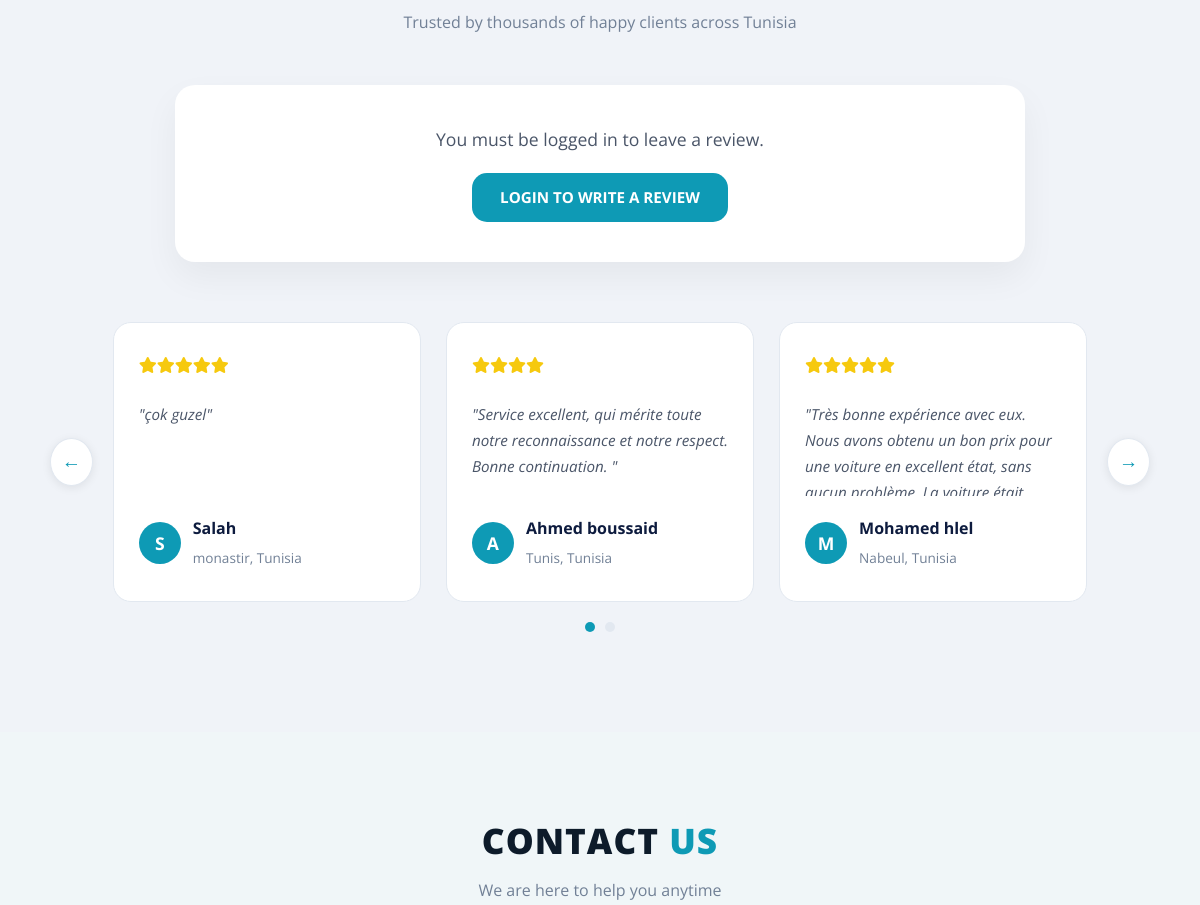
The page /home.php (middle part) on the database as committed earlier.
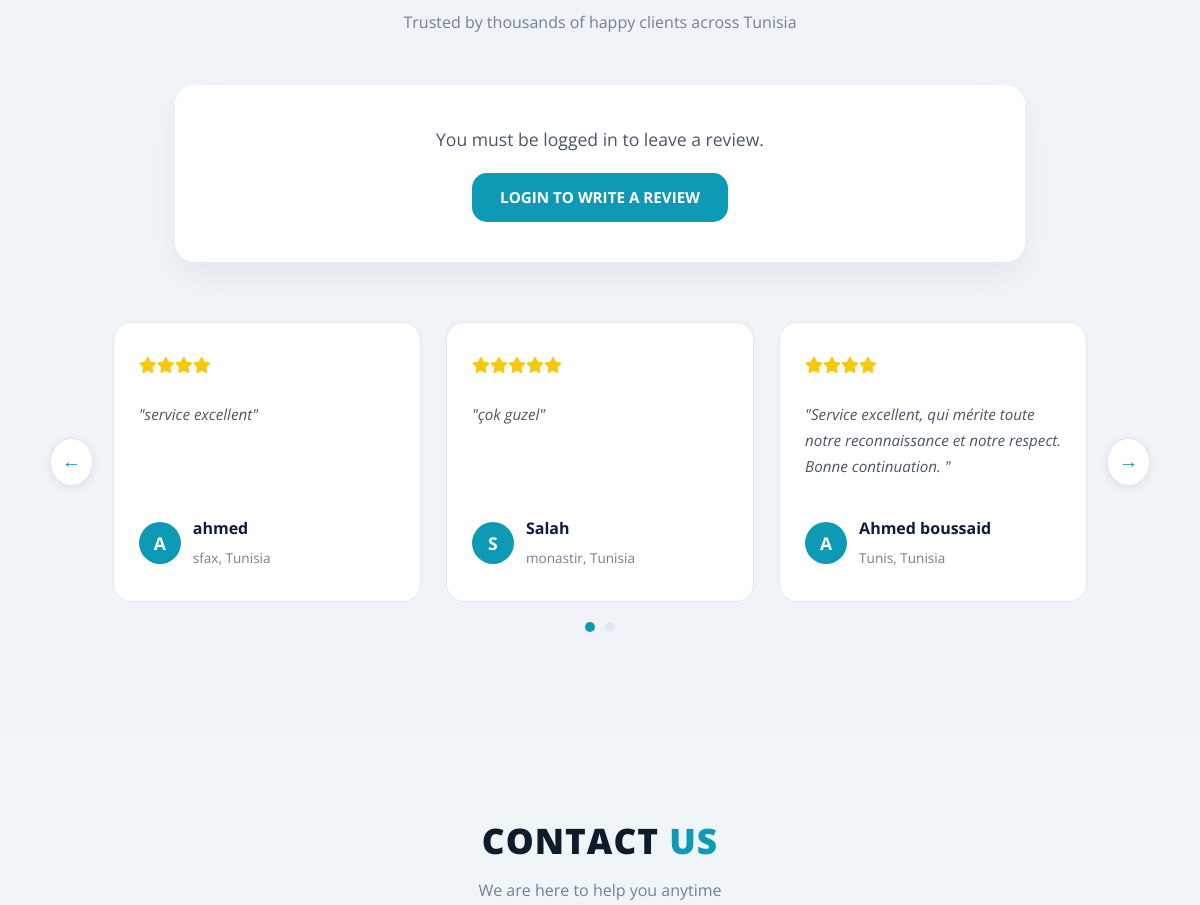
The same page on the database as committed later.
### tables this page shows
CREATE TABLE `avis` (
  `id` int(11) NOT NULL,
  `nom` varchar(100) DEFAULT NULL,
  `ville` varchar(100) DEFAULT NULL,
  `commentaire` text DEFAULT NULL,
  `note` int(11) DEFAULT NULL,
  `date_creation` timestamp NULL DEFAULT current_timestamp()
);

### home.php (the view, shortened to what this page needs)
<?php
$conn = new mysqli('localhost', 'root', '', 'locationvoitures');
?>
<!DOCTYPE html>
<html lang="en">
<head>
    <link rel="stylesheet" href="styles/home.css">
    <link rel="stylesheet" href="https://cdnjs.cloudflare.com/ajax/libs/font-awesome/6.5.0/css/all.min.css">
</head>
<body>
    <?php include 'navbar.php'; ?>
    <section class="reviews-section">
        <div class="reviews-header">
            <p>Trusted by thousands of happy clients across Tunisia</p>
        </div>
        <?php if (isset($_SESSION['user_id'])): ?>
            <form action="ajouter_avis.php" method="POST" class="custom-review-form">
                <div class="review-row">
                    <input type="text" name="nom" placeholder="Your name" class="review-input-field" required>
                    <input type="text" name="ville" placeholder="Your city" class="review-input-field" required>
                </div>
                <div class="review-row">
                    <textarea name="commentaire" placeholder="Your review..." class="review-textarea-field"
                        required></textarea>
                    <select name="note" class="review-select-field">
                        <option value="5">⭐⭐⭐⭐⭐ (Excellent)</option>
                        <option value="4">⭐⭐⭐⭐ (Very Good)</option>
                        <option value="3">⭐⭐⭐ (Average)</option>
                        <option value="2">⭐⭐ (Poor)</option>
                        <option value="1">⭐ (Terrible)</option>
                    </select>
                </div>
                <button type="submit" class="review-btn">Submit Review</button>
            </form>
        <?php else: ?>
            <div class="review-login-box">
                <p>You must be logged in to leave a review.</p>
                <a href="login.php?redirect=home.php" class="btn-fleet">Login to Write a Review</a>
            </div>
        <?php endif; ?>
        <div class="reviews-slider-wrapper">
            <button class="slider-btn" onclick="changeReview(-1)">&#8592;</button>
            <div class="reviews-slider">
                <?php
                $sqlAvis = "SELECT * FROM avis ORDER BY date_creation DESC LIMIT 9";
                $resultAvis = $conn->query($sqlAvis);
                $allAvis = [];
                if ($resultAvis && $resultAvis->num_rows > 0) {
                    while ($avis = $resultAvis->fetch_assoc()) {
                        $allAvis[] = $avis;
                    }
                }
                $groups = array_chunk($allAvis, 3);
                if (!empty($groups)) {
                    foreach ($groups as $gi => $group):
                        ?>
                        <div class="reviews-slide-group <?php echo $gi === 0 ? 'active' : ''; ?>">
                            <?php foreach ($group as $avis): ?>
                                <div class="review-card">
                                    <div class="review-stars">
                                        <?php for ($i = 0; $i < $avis['note']; $i++)
                                            echo '<i class="fas fa-star"></i>'; ?>
                                    </div>
                                    <p>"<?php echo htmlspecialchars($avis['commentaire']); ?>"</p>
                                    <div class="review-author">
                                        <div class="review-avatar"><?php echo strtoupper(substr($avis['nom'], 0, 1)); ?></div>
                                        <div>
                                            <h4><?php echo htmlspecialchars($avis['nom']); ?></h4>
                                            <span><?php echo htmlspecialchars($avis['ville']); ?>, Tunisia</span>
                                        </div>
                                    </div>
                                </div>
                            <?php endforeach; ?>
                        </div>
                        <?php
                    endforeach;
                } else { ?>
                    <div class="reviews-slide-group active">
                        <p style="text-align:center;width:100%;color:#718096;">No reviews yet.</p>
                    </div>
                <?php } ?>
            </div>
            <button class="slider-btn" onclick="changeReview(1)">&#8594;</button>
        </div>
        <div class="reviews-dots">
            <?php if (!empty($groups))
                foreach ($groups as $gi => $g): ?>
                    <span class="dot <?php echo $gi === 0 ? 'active' : ''; ?>" onclick="goToReview(<?php echo $gi; ?>)"></span>
                <?php endforeach; ?>
        </div>
    </section>
    <section class="contact-section">
        <div class="contact-header">
            <h2>Contact <span>Us</span></h2>
            <p>We are here to help you anytime</p>
        </div>
    </section>
</body>
</html>

Rows that differ between the two databases and show on the page:
no longer on this page (row unchanged): avis: note 5 (drawn), commentaire "Très bonne expérience avec eux. Nous avons obtenu un bon prix pour une voiture en excellent état, sans…", nom "M", nom "Mohamed hlel", ville "Nabeul"
added avis: note 4 (drawn), commentaire "service excellent", nom "A", nom "ahmed", ville "sfax"
